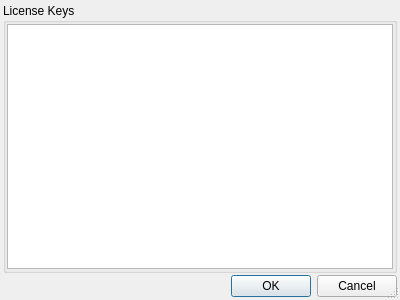
<ui version="4.0" >
 <class>LicenseDialogUI</class>
 <widget class="QDialog" name="LicenseDialogUI" >
  <property name="geometry" >
   <rect>
    <x>0</x>
    <y>0</y>
    <width>400</width>
    <height>300</height>
   </rect>
  </property>
  <property name="windowTitle" >
   <string>Dialog</string>
  </property>
  <property name="sizeGripEnabled" >
   <bool>true</bool>
  </property>
  <property name="modal" >
   <bool>true</bool>
  </property>
  <layout class="QGridLayout" >
   <property name="margin" >
    <number>3</number>
   </property>
   <property name="spacing" >
    <number>2</number>
   </property>
   <item row="0" column="0" >
    <widget class="QGroupBox" name="groupBox" >
     <property name="title" >
      <string>License Keys</string>
     </property>
     <layout class="QGridLayout" >
      <property name="margin" >
       <number>1</number>
      </property>
      <property name="spacing" >
       <number>1</number>
      </property>
      <item row="0" column="0" >
       <widget class="QTextEdit" name="mLicenseEdit" />
      </item>
     </layout>
    </widget>
   </item>
   <item row="1" column="0" >
    <widget class="QDialogButtonBox" name="buttonBox" >
     <property name="orientation" >
      <enum>Qt::Horizontal</enum>
     </property>
     <property name="standardButtons" >
      <set>QDialogButtonBox::Cancel|QDialogButtonBox::NoButton|QDialogButtonBox::Ok</set>
     </property>
    </widget>
   </item>
  </layout>
 </widget>
 <resources/>
 <connections>
  <connection>
   <sender>buttonBox</sender>
   <signal>accepted()</signal>
   <receiver>LicenseDialogUI</receiver>
   <slot>accept()</slot>
   <hints>
    <hint type="sourcelabel" >
     <x>248</x>
     <y>254</y>
    </hint>
    <hint type="destinationlabel" >
     <x>157</x>
     <y>274</y>
    </hint>
   </hints>
  </connection>
  <connection>
   <sender>buttonBox</sender>
   <signal>rejected()</signal>
   <receiver>LicenseDialogUI</receiver>
   <slot>reject()</slot>
   <hints>
    <hint type="sourcelabel" >
     <x>316</x>
     <y>260</y>
    </hint>
    <hint type="destinationlabel" >
     <x>286</x>
     <y>274</y>
    </hint>
   </hints>
  </connection>
 </connections>
</ui>
